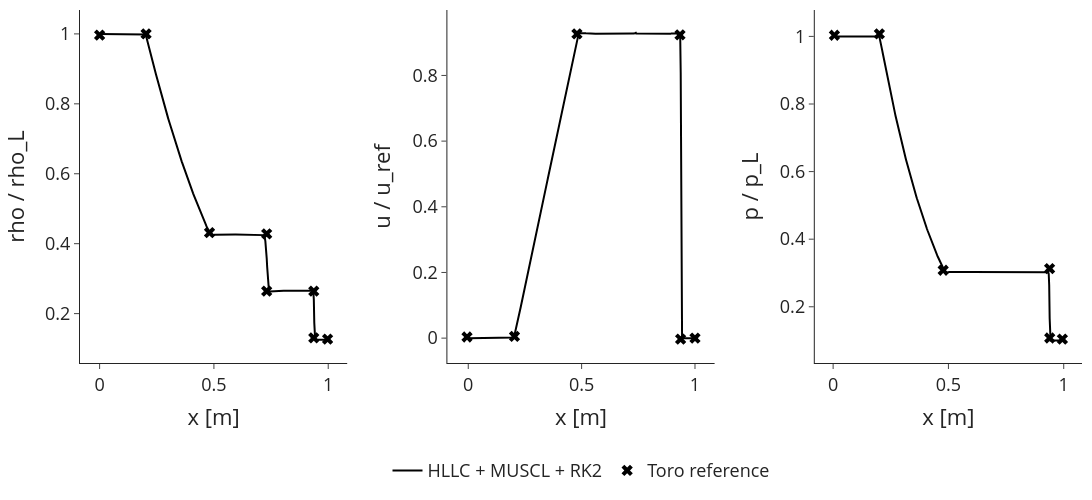

The notebook cell this image was saved under:
### Markdown cell above
# reference comparison

### Code cell
def run_scheme(flux_scheme, spatial_scheme, integrator_scheme):
    """Run the shock tube and return the snapshot closest to Toro's t* = 0.25."""
    _numerics = NumericsConfig(
        dt=dt,
        integrator_scheme=integrator_scheme,
        spatial_scheme=spatial_scheme,
        flux_scheme=flux_scheme,
        clipping=ClippingConfig(),
    )
    _eq = replace(eq_manager, numerics_config=_numerics)
    _U_hist, _t_hist = run_scan(
        U_init=U_init,
        mesh=mesh,
        equation_manager=_eq,
        t_final=t_final,
        save_interval=1,
    )
    _idx = int(jnp.argmin(jnp.abs(_t_hist - t_target)))
    _prim = extract_primitives_from_U(_U_hist[_idx], _eq)
    Y_f, rho_f, T_f, Tv_f, p_f = _prim.Y_s, _prim.rho, _prim.T, _prim.Tv, _prim.p
    u_f = _U_hist[_idx, :, _eq.species.n_species] / rho_f
    return (
        np.array(rho_f) / rho_L,
        np.array(u_f) / u_ref,
        np.array(p_f) / float(p_0[0]),
        float(_t_hist[_idx]),
    )


print("Running HLLC + MUSCL + RK2 ...")
rho_hllc, u_hllc, p_hllc, t_hllc = run_scheme("hllc", "muscl", "rk2")
print(f"Comparing against Toro target t* = 0.25 at physical time {t_target:.6e} s")
print(f"Using HLLC snapshot at                          {t_hllc:.6e} s")

# Load Toro reference
toro_dir = Path(
    "/home/hhoechter/tum/jaxfluids_internship/experiments/subsonic_shock_tube_1d"
)
toro = load_toro_csv(str(toro_dir / "toro_riemann_shocktube.csv"))

# --- plot ---
hllc_kw = dict(mode="lines", line=dict(color="black", width=2))
ref_kw = dict(mode="markers", marker=dict(size=10, symbol="x", color="black"))

fig = make_subplots(
    rows=1,
    cols=3,
    horizontal_spacing=0.10,
)

quantities = [
    ("density", rho_hllc, 1),
    ("velocity", u_hllc, 2),
    ("pressure", p_hllc, 3),
]

for toro_key, sim_hllc, col in quantities:
    show = col == 1
    fig.add_trace(
        go.Scatter(
            x=np.array(x),
            y=sim_hllc,
            name="HLLC + MUSCL + RK2",
            showlegend=show,
            **hllc_kw,
        ),
        row=1,
        col=col,
    )
    fig.add_trace(
        go.Scatter(
            x=toro[toro_key]["x"],
            y=toro[toro_key]["y"],
            name="Toro reference",
            showlegend=show,
            **ref_kw,
        ),
        row=1,
        col=col,
    )

_ax_x = dict(
    title_font=dict(size=22), tickfont=dict(size=18), tickangle=0, title_text="x [m]"
)
_ax_y = dict(title_font=dict(size=22), tickfont=dict(size=18))
fig.update_layout(
    template="simple_white",
    title=None,
    width=1400,
    height=500,
    margin=dict(t=10, b=100, l=80, r=10),
    xaxis=_ax_x,
    xaxis2=_ax_x,
    xaxis3=_ax_x,
    yaxis={**_ax_y, "title_text": "rho / rho_L"},
    yaxis2={**_ax_y, "title_text": "u / u_ref"},
    yaxis3={**_ax_y, "title_text": "p / p_L"},
    legend=dict(
        font=dict(size=18),
        x=0.5,
        y=-0.25,
        xanchor="center",
        yanchor="top",
        borderwidth=1,
        bordercolor="white",
        orientation="h",
    ),
)
fig.show()

### Figure 1 — Plotly figure (JSON) as saved in the notebook; plotly's stock layout.template omitted (floating-point values rounded to 4 significant figures; data arrays with more than 128 entries replaced by an {"elided": "..."} marker saying what was removed)
{"data": [{"line": {"color": "black", "width": 2}, "mode": "lines", "name": "HLLC + MUSCL + RK2", "showlegend": true, "type": "scatter", "x": {"elided": "500 float values"}, "xaxis": "x", "y": {"elided": "500 float values"}, "yaxis": "y"}, {"marker": {"color": "black", "size": 10, "symbol": "x"}, "mode": "markers", "name": "Toro reference", "showlegend": true, "type": "scatter", "x": [0, 0.2033, 0.4808, 0.7308, 0.7308, 0.9368, 0.9368, 0.9973], "xaxis": "x", "y": [0.9967, 1, 0.4314, 0.4281, 0.2642, 0.2642, 0.1304, 0.1271], "yaxis": "y"}, {"line": {"color": "black", "width": 2}, "mode": "lines", "name": "HLLC + MUSCL + RK2", "showlegend": false, "type": "scatter", "x": {"elided": "500 float values"}, "xaxis": "x2", "y": {"elided": "500 float values"}, "yaxis": "y2"}, {"marker": {"color": "black", "size": 10, "symbol": "x"}, "mode": "markers", "name": "Toro reference", "showlegend": false, "type": "scatter", "x": [-0.00551, 0.2039, 0.4793, 0.9339, 0.9366, 1], "xaxis": "x2", "y": [0.003344, 0.005289, 0.9265, 0.9235, -0.002958, -3.685e-05], "yaxis": "y2"}, {"line": {"color": "black", "width": 2}, "mode": "lines", "name": "HLLC + MUSCL + RK2", "showlegend": false, "type": "scatter", "x": {"elided": "500 float values"}, "xaxis": "x3", "y": {"elided": "500 float values"}, "yaxis": "y3"}, {"marker": {"color": "black", "size": 10, "symbol": "x"}, "mode": "markers", "name": "Toro reference", "showlegend": false, "type": "scatter", "x": [0.005494, 0.2005, 0.4772, 0.9387, 0.9393, 0.9942], "xaxis": "x3", "y": [1.003, 1.007, 0.308, 0.3129, 0.1075, 0.1044], "yaxis": "y3"}], "layout": {"height": 500, "legend": {"bordercolor": "white", "borderwidth": 1, "font": {"size": 18}, "orientation": "h", "x": 0.5, "xanchor": "center", "y": -0.25, "yanchor": "top"}, "margin": {"b": 100, "l": 80, "r": 10, "t": 10}, "title": {}, "width": 1400, "xaxis": {"anchor": "y", "domain": [0, 0.2667], "tickangle": 0, "tickfont": {"size": 18}, "title": {"font": {"size": 22}, "text": "x [m]"}}, "xaxis2": {"anchor": "y2", "domain": [0.3667, 0.6333], "tickangle": 0, "tickfont": {"size": 18}, "title": {"font": {"size": 22}, "text": "x [m]"}}, "xaxis3": {"anchor": "y3", "domain": [0.7333, 1], "tickangle": 0, "tickfont": {"size": 18}, "title": {"font": {"size": 22}, "text": "x [m]"}}, "yaxis": {"anchor": "x", "domain": [0, 1], "tickfont": {"size": 18}, "title": {"font": {"size": 22}, "text": "rho / rho_L"}}, "yaxis2": {"anchor": "x2", "domain": [0, 1], "tickfont": {"size": 18}, "title": {"font": {"size": 22}, "text": "u / u_ref"}}, "yaxis3": {"anchor": "x3", "domain": [0, 1], "tickfont": {"size": 18}, "title": {"font": {"size": 22}, "text": "p / p_L"}}}}
